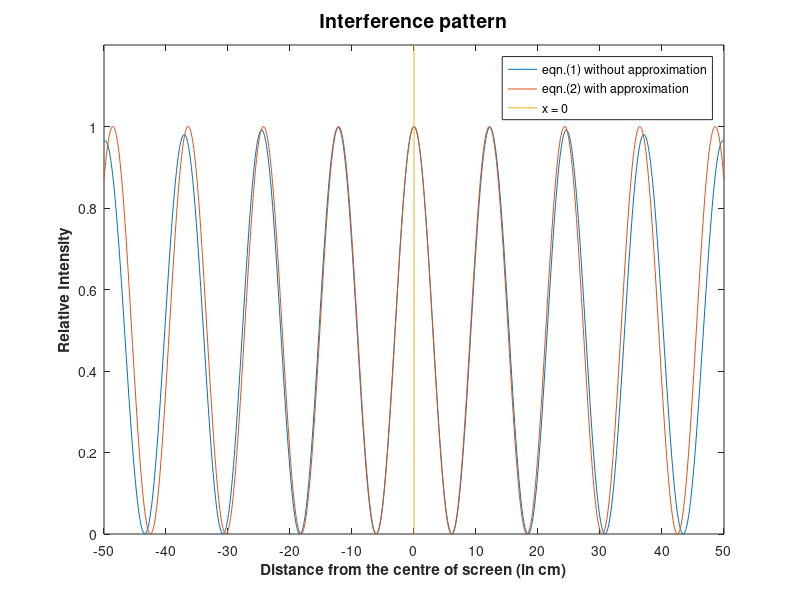

Reproduce this figure in MATLAB.
% Script to model the interference between 2 point sources
% separated by a distance d and on a line parallel to a screen
% at a distance D.
% variables names as in Fig. 1 in the lab. script
%
% CHANGE THESE VALUES ACCORDING TO YOUR EXPERIMENTAL SETUP:
d=0.63;             % separation between the sources (in m)
D=2.55;             % distance from sources to screen (in m)
lambda=0.03;        % wavelength (in m)
k=2*pi/lambda;
%
x=-0.5:0.001:0.5;   % to cover 50 cm at either side of the centre
theta1=atan((d/2-x)/D);
theta2=atan((d/2+x)/D);
l1=D./cos(theta1);
l2=D./cos(theta2);
j=0+1i;
Et=exp(-j*k*l1)./l1+exp(-j*k*l2)./l2;
Et=Et.*conj(Et)/(max(Et)^2);
%
Et_approx = 2/(D)*(cos(k*d/2/D*x));
Et_approx=Et_approx.*conj(Et_approx)/(max(Et_approx)^2);


%
y=x*100;            % converting to cm
plot(y,abs(Et));
hold on;
plot(y,Et_approx);
axis([-50 50 0 1.2]);
set(gca,'XTick',-50:10:50)
title('{\bfInterference pattern}','FontSize',14)
xlabel('{\bfDistance from the centre of screen (in cm)}')
ylabel('{\bfRelative Intensity}')
line([0 0],[0 1.2])
legend('eqn.(1) without approximation', 'eqn.(2) with approximation','x = 0')
hold off;
% line([-0.5 0.5],[1 1],'linestyle',':')
% text(-0.48, 1.1,'drawn by {\bf <...insert your name here...> }')